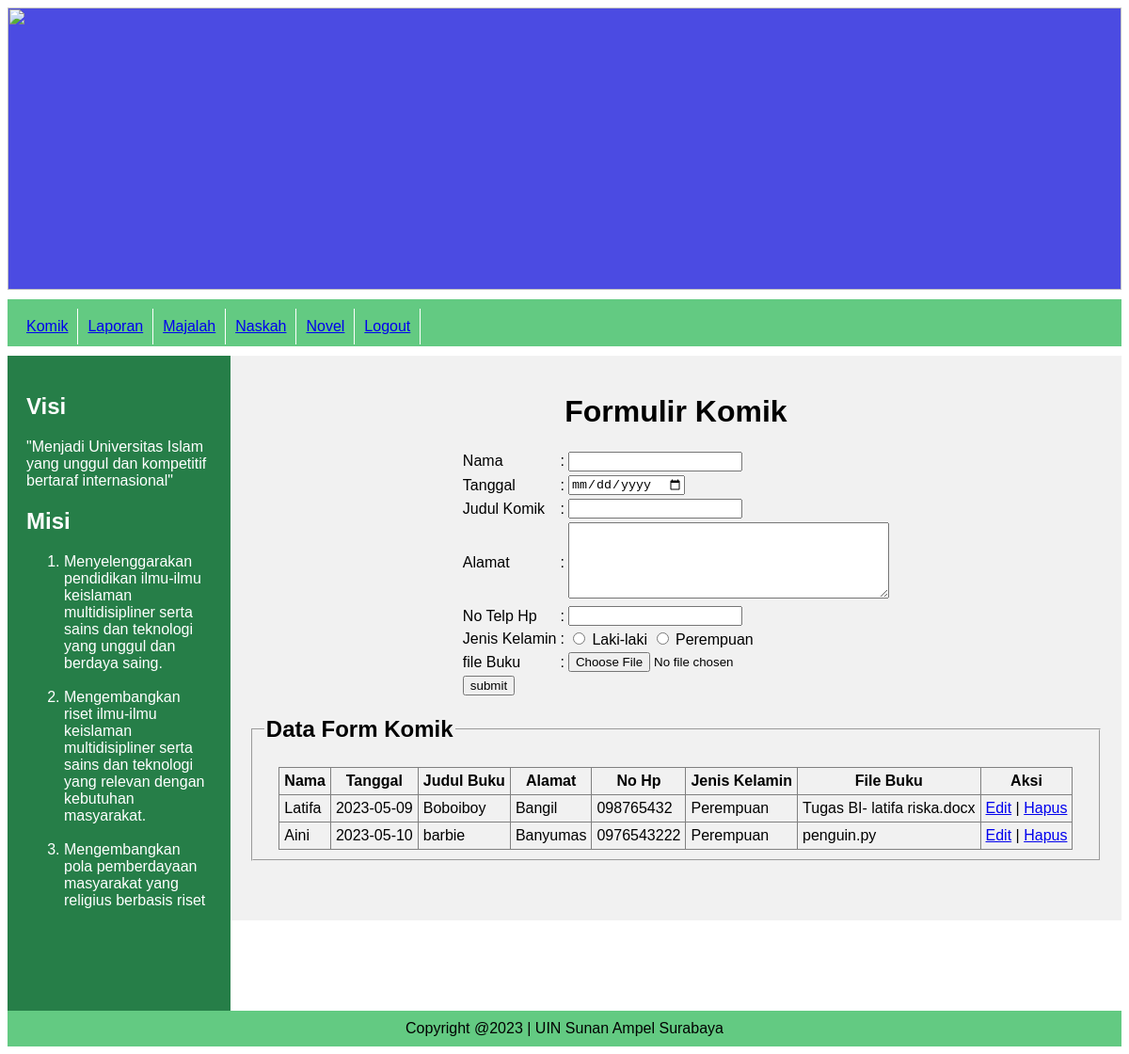
/ManDokumen/Admin/index.php?page=Komik, run on the app's committed database.
### tables this page shows
CREATE TABLE `komik` (
  `id_buku` int(11) NOT NULL,
  `nama` varchar(20) NOT NULL,
  `tanggal` date NOT NULL,
  `judul_buku` varchar(30) NOT NULL,
  `alamat` text NOT NULL,
  `no_hp` varchar(15) NOT NULL,
  `jenis_kelamin` varchar(10) NOT NULL,
  `file_buku` blob NOT NULL
);

### ManDokumen/Admin/Komik/index.php (the view, shortened to what this page needs)
<?php
$servername = "localhost";
$username = "root";
$password = "";
$dbname = "rak_buku";
$conn = new mysqli($servername, $username, $password, $dbname);
?>
<form method="POST" action="" enctype="multipart/form-data">
                    <h1 class="title" align="center">Formulir Komik</h1>
                <table border="0" cellpadding="2" cellspacing="0" align="center">
                    <tr>
                        <td>
                            <label class="nama">Nama </label>
                        </td>
                        <td>:</td>
                        <td>
                            <input type="text" name="nama" required id="nama">
                        </td>
                    </tr>
                    <tr>
                        <td>
                            <label>Tanggal </label>
                        </td>
                        <td>:</td>
                        <td>
                            <input type= "date" name= "tanggal" required>
                        </td>
                    </tr>
                    <tr>
                        <td>
                            <label>Judul Komik</label>
                        <td>:</td>
                        </td>
                        <td>
                            <input type="text" name="Judul" required id="judul">
                        </td>
                    </tr>
                    <tr>
                        <td>
                            <label>Alamat</label>
                        </td>
                        <td valign="middle">:</td>
                        <td>
                            <textarea name="alamat" id="" cols="40" rows="5" required></textarea>
                        </td>
                    </tr>
                    <tr>
                        <td>
                            <label>No Telp Hp</label>
                        </td>
                        <td valign="middle">:</td>
                        <td>
                           <input type= "Number" name="no_hp" required>
                        </td>
                    </tr>
                    <tr>
                        <td>
                            <label>Jenis Kelamin</label>
                        </td>
                        <td valign="middle">:</td>
                        <td>
                            <input type="radio" name="jk" value="Laki-laki" required> Laki-laki
                            <input type="radio" name="jk" value="Perempuan" required> Perempuan
                        </td>
                    </tr>
                    <tr>
                        <td>
                            <label>file Buku</label>
                        </td>
                        <td valign="middle">:</td>
                        <td>
                            <input type="file" name="file_buku" required>
                        </td>
                    </tr>
                    <tr>
                        <td>
                            <input type="submit" name="submit"value="submit">
                        </td>
                    </tr>
                </table>
</form>
    <div id="table">
        <fieldset class="background">
            <table class= "table text-nowrap" border="1" cellpadding="5" cellspacing="5" align="center">
                <legend>
                    <h2 class="title" align = "center">Data Form Komik</h2>
                </legend>
                <thread>
                    <tr>
                        <th >Nama</th>
                        <th >Tanggal</th>
                        <th >Judul Buku</th>
                        <th >Alamat</th>
                        <th >No Hp</th>
                        <th >Jenis Kelamin</th>
                        <th >File Buku</th>
                        <th> Aksi </th>
                    </tr>
                </thread>
                <?php
                $query = "SELECT * FROM komik";
                $result = mysqli_query($conn, $query);
                while ($row = mysqli_fetch_assoc($result)) {
                ?>
                        <tr>
                            <td><?php echo $row['nama']?></td>
                            <td><?php echo $row['tanggal']?></td>
                            <td><?php echo $row['judul_buku']?></td>
                            <td><?php echo $row['alamat']?></td>
                            <td><?php echo $row['no_hp']?></td>
                            <td><?php echo $row['jenis_kelamin']?></td>
                            <td><?php echo $row['file_buku']?></td>
                            <td align="center">
                        <a href="Komik/Edit.php?id=<?php echo $row['id_buku'] ?>">Edit</a> |
                        <a href="Komik/Delete.php?hapus_id=<?php echo $row['id_buku'] ?>">Hapus</a>
                    </td>
                </tr>
            <?php } ?>
        </table>
    </fieldset>
</div>

### ManDokumen/Admin/index.php (shortened to what this page needs)
<!DOCTYPE html>
<html>
    <head>
        <link rel="stylesheet" type="text/css" href="../css/style.css">
    </head>
    <body>
        <div>
            <div class="kepala">
                <img src="../images/header.jpg" height="100%" width="100%">
            </div>
            <div class="menu">
                <ul class="list_menu">
                    <li><a href="index.php?page=Komik">Komik</a></li>
                    <li><a href="index.php?page=Laporan">Laporan</a></li>
                    <li><a href="index.php?page=Majalah">Majalah</a></li>
                    <li><a href="index.php?page=Naskah">Naskah</a></li>
                    <li><a href="index.php?page=Novel">Novel</a></li>
                    <li><a href="logout.php">Logout</a></li>
                </ul>
            </div>
            <div>
                <div class="sisikiri">
                    <h2>Visi</h2>
                    <p>
                        "Menjadi Universitas Islam yang unggul dan kompetitif bertaraf internasional"
                    <p>
                    <p>
                    <h2>Misi</h2>
                    <ol>
                        <li>Menyelenggarakan pendidikan ilmu-ilmu keislaman multidisipliner serta sains dan teknologi yang unggul dan berdaya saing.</li><br>
                        <li>Mengembangkan riset ilmu-ilmu keislaman multidisipliner serta sains dan teknologi yang relevan dengan kebutuhan masyarakat.</li><br>
                        <li>Mengembangkan pola pemberdayaan masyarakat yang religius berbasis riset</li><br><br><br><br>
                    </ol>
                </div>
                <div class="konten">
                    <?php
                    if(isset($_GET['page'])){
                        $page= $_GET['page'];
                        switch ($page){
                            case'Komik':
                                include "Komik/index.php";
                                break;
                        }
                    }
                    ?>
                </div>
            </div>
            <div class="kaki">
                Copyright @2023 | UIN Sunan Ampel Surabaya
            </div>
        </div>
    </body>
</html>

### ManDokumen/CSS/Style.css (style rules this page uses)
* { box-sizing: border-box; }
body { font-family: Arial, Helvetica, sans-serif; }
.kepala { background-color: rgb(75, 75, 226); text-align: center; color: white; height: 300px; }
.menu { background-color: rgb(99, 202, 130); color: #ffffff; height: 50px; vertical-align: middle; margin: 10px 0px 10px 0px; }
.list_menu { float: center; margin: 0px; padding: 10px; width: 100%; }
.list_menu li { padding: 10px; height: auto; list-style-type: none; float: left; border-right-width: 1px; border-right-style: solid; border-right-color: #ffffff; width: auto; text-align: center; }
.sisikiri { float: left; width: 20%; height: 100%; background: rgb(38, 126, 72); padding: 20px; color: white; }
.konten { float: left; padding: 20px; width: 80%; background-color: #f1f1f1; height: 600px; }
.kaki { clear: both; background-color: rgb(99, 202, 130); padding: 10px; text-align: center; color: black; height: 100%; }
.table { border-collapse: collapse; }
.text-nowrap { white-space: nowrap !important; }

### data on the page
komik: nama "Latifa", tanggal "2023-05-09", judul_buku "Boboiboy", alamat "Bangil", no_hp "098765432", jenis_kelamin "Perempuan", file_buku "Tugas BI- latifa riska.docx"
komik: nama "Aini", tanggal "2023-05-10", judul_buku "barbie", alamat "Banyumas", no_hp "0976543222", jenis_kelamin "Perempuan", file_buku "penguin.py"
